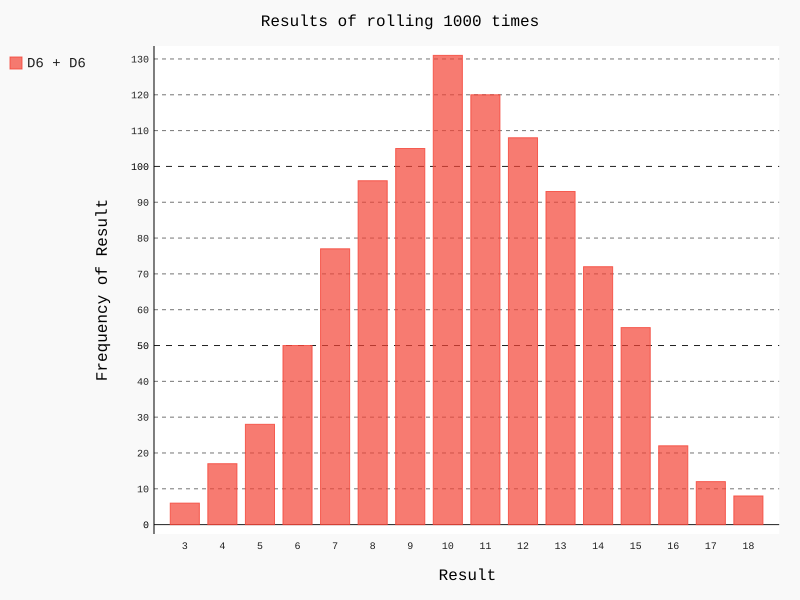

Source code (Python):
import pygal 

from die import Die

die1 = Die() 
die2 = Die() 
die3 = Die() 

results = list() 
for roll_number in range(1000):
   results.append(die1.roll() + die2.roll() + die3.roll()) 

freq = list() 
for value in range(3, die1.number_sides + die2.number_sides + die3.number_sides + 1): 
   freq.append(results.count(value)) 

hist = pygal.Bar() 

# set title and label axes for the histogram 
hist.title = 'Results of rolling ' + str(len(results)) + ' times'
hist.x_labels = [x for x in range(3 ,die1.number_sides + die2.number_sides + die3.number_sides + 1)]
hist.x_title = 'Result'
hist.y_title = 'Frequency of Result'

hist.add('D6 + D6', freq)
hist.render_to_file('die_visual.svg')
